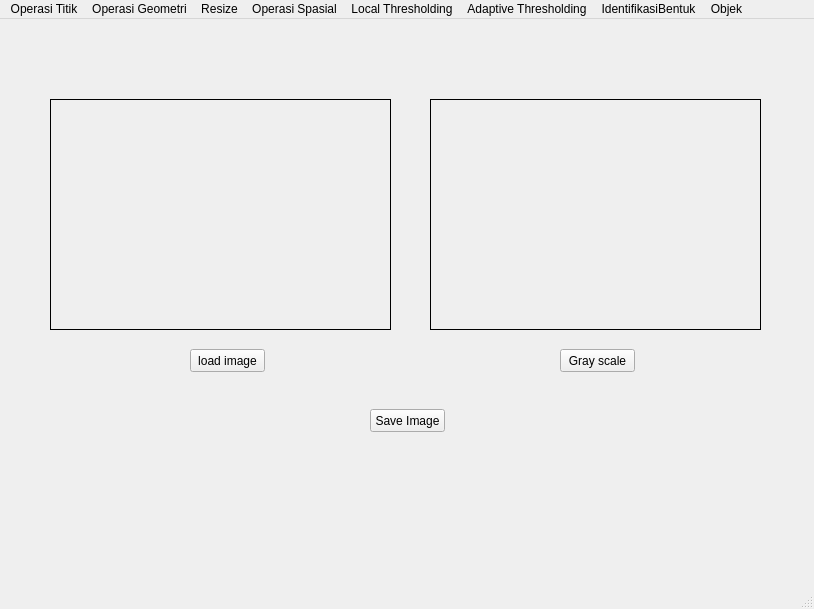
<?xml version="1.0" encoding="UTF-8"?>
<ui version="4.0">
 <class>MainWindow</class>
 <widget class="QMainWindow" name="MainWindow">
  <property name="geometry">
   <rect>
    <x>0</x>
    <y>0</y>
    <width>814</width>
    <height>609</height>
   </rect>
  </property>
  <property name="windowTitle">
   <string>MainWindow</string>
  </property>
  <widget class="QWidget" name="centralwidget">
   <widget class="QLabel" name="imgLabel">
    <property name="geometry">
     <rect>
      <x>50</x>
      <y>80</y>
      <width>341</width>
      <height>231</height>
     </rect>
    </property>
    <property name="frameShape">
     <enum>QFrame::Box</enum>
    </property>
    <property name="text">
     <string/>
    </property>
   </widget>
   <widget class="QPushButton" name="loadButton">
    <property name="geometry">
     <rect>
      <x>190</x>
      <y>330</y>
      <width>75</width>
      <height>23</height>
     </rect>
    </property>
    <property name="text">
     <string>load image</string>
    </property>
   </widget>
   <widget class="QPushButton" name="saveButton">
    <property name="geometry">
     <rect>
      <x>370</x>
      <y>390</y>
      <width>75</width>
      <height>23</height>
     </rect>
    </property>
    <property name="text">
     <string>Save Image</string>
    </property>
   </widget>
   <widget class="QPushButton" name="grayButton">
    <property name="geometry">
     <rect>
      <x>560</x>
      <y>330</y>
      <width>75</width>
      <height>23</height>
     </rect>
    </property>
    <property name="text">
     <string>Gray scale</string>
    </property>
   </widget>
   <widget class="QLabel" name="hasilLabel">
    <property name="geometry">
     <rect>
      <x>430</x>
      <y>80</y>
      <width>331</width>
      <height>231</height>
     </rect>
    </property>
    <property name="frameShape">
     <enum>QFrame::Box</enum>
    </property>
    <property name="text">
     <string/>
    </property>
   </widget>
  </widget>
  <widget class="QMenuBar" name="menubar">
   <property name="geometry">
    <rect>
     <x>0</x>
     <y>0</y>
     <width>814</width>
     <height>21</height>
    </rect>
   </property>
   <widget class="QMenu" name="menuOperasi_Titik">
    <property name="title">
     <string>Operasi Titik</string>
    </property>
    <addaction name="actionBrightness"/>
    <addaction name="actionSimple_Contrast"/>
    <addaction name="actionContrast_Stretching"/>
    <addaction name="actionNegative_Image"/>
    <addaction name="actionBiner_Image"/>
    <addaction name="actionGray_Histogram"/>
    <addaction name="actionRGB_Histogram"/>
    <addaction name="actionEqual_Histogram"/>
   </widget>
   <widget class="QMenu" name="menuOperasi_Geometri">
    <property name="title">
     <string>Operasi Geometri</string>
    </property>
    <widget class="QMenu" name="menuMenu_Rotasi">
     <property name="title">
      <string>Menu Rotasi</string>
     </property>
     <addaction name="actionRotasi_Minus_45"/>
     <addaction name="actionRotasi_45"/>
     <addaction name="actionRotasi_Minus_90"/>
     <addaction name="actionRotasi_90"/>
     <addaction name="actionRotasi_180"/>
    </widget>
    <addaction name="actionTranslasi"/>
    <addaction name="menuMenu_Rotasi"/>
   </widget>
   <widget class="QMenu" name="menuResize">
    <property name="title">
     <string>Resize</string>
    </property>
    <addaction name="actionZoom_In"/>
    <addaction name="actionZoom_Out"/>
    <addaction name="actionSkewed_Image"/>
    <addaction name="actionCrop"/>
   </widget>
   <widget class="QMenu" name="menuOperasi_Spasial">
    <property name="title">
     <string>Operasi Spasial</string>
    </property>
    <widget class="QMenu" name="menuDeteksi_Tepi">
     <property name="title">
      <string>Deteksi Tepi</string>
     </property>
     <addaction name="actionSobel"/>
     <addaction name="actionCanny"/>
    </widget>
    <widget class="QMenu" name="menuMorfologi">
     <property name="title">
      <string>Morfologi</string>
     </property>
     <addaction name="actionDilasi"/>
     <addaction name="actionErosi"/>
     <addaction name="actionOpening"/>
     <addaction name="actionClosing"/>
    </widget>
    <addaction name="actionFilter"/>
    <addaction name="actionKonfulusi"/>
    <addaction name="actionSharpening_Image"/>
    <addaction name="actionMax_Filter"/>
    <addaction name="menuDeteksi_Tepi"/>
    <addaction name="menuMorfologi"/>
   </widget>
   <widget class="QMenu" name="menuLocal_Thresholding">
    <property name="title">
     <string>Local Thresholding</string>
    </property>
    <addaction name="actionBinary"/>
    <addaction name="actionBinary_Invers"/>
    <addaction name="actionTrunc"/>
    <addaction name="actionTo_Zero"/>
    <addaction name="actionTo_Zero_Invers"/>
   </widget>
   <widget class="QMenu" name="menuAdaptive_Thresholding">
    <property name="title">
     <string>Adaptive Thresholding</string>
    </property>
    <addaction name="actionMean_Thresholding"/>
    <addaction name="actionGaussian_Thresholding"/>
    <addaction name="actionOtsu_Thresholding"/>
   </widget>
   <widget class="QMenu" name="menuIdentify_Contours">
    <property name="title">
     <string>IdentifikasiBentuk</string>
    </property>
    <addaction name="actionIdentify_Contours"/>
   </widget>
   <widget class="QMenu" name="menuObjek">
    <property name="title">
     <string>Objek</string>
    </property>
    <addaction name="actionObject_Detection"/>
   </widget>
   <addaction name="menuOperasi_Titik"/>
   <addaction name="menuOperasi_Geometri"/>
   <addaction name="menuResize"/>
   <addaction name="menuOperasi_Spasial"/>
   <addaction name="menuLocal_Thresholding"/>
   <addaction name="menuAdaptive_Thresholding"/>
   <addaction name="menuIdentify_Contours"/>
   <addaction name="menuObjek"/>
  </widget>
  <widget class="QStatusBar" name="statusbar"/>
  <action name="actionBrightness">
   <property name="text">
    <string>Brightness</string>
   </property>
  </action>
  <action name="actionSimple_Contrast">
   <property name="text">
    <string>Simple Contrast</string>
   </property>
  </action>
  <action name="actionContrast_Stretching">
   <property name="text">
    <string>Contrast Stretching</string>
   </property>
  </action>
  <action name="actionNegative_Image">
   <property name="text">
    <string>Negative Image</string>
   </property>
  </action>
  <action name="actionBiner_Image">
   <property name="text">
    <string>Biner Image</string>
   </property>
  </action>
  <action name="actionGray_Histogram">
   <property name="text">
    <string>Histogram Grayscale</string>
   </property>
  </action>
  <action name="actionRGB_Histogram">
   <property name="text">
    <string>Histogram RGB</string>
   </property>
  </action>
  <action name="actionEqual_Histogram">
   <property name="text">
    <string>Histogram Equalization</string>
   </property>
  </action>
  <action name="actionTranslasi">
   <property name="text">
    <string>Translasi</string>
   </property>
  </action>
  <action name="actionRotasi_Minus_45">
   <property name="text">
    <string>-45 derajat</string>
   </property>
  </action>
  <action name="actionRotasi_45">
   <property name="text">
    <string>45 derajat</string>
   </property>
  </action>
  <action name="actionRotasi_Minus_90">
   <property name="text">
    <string>-90 derajat</string>
   </property>
  </action>
  <action name="actionRotasi_90">
   <property name="text">
    <string>90 derajat</string>
   </property>
  </action>
  <action name="actionRotasi_180">
   <property name="text">
    <string>180 derajat</string>
   </property>
  </action>
  <action name="actionZoom_In">
   <property name="text">
    <string>Zoom In</string>
   </property>
  </action>
  <action name="actionZoom_Out">
   <property name="text">
    <string>Zoom Out</string>
   </property>
  </action>
  <action name="actionSkewed_Image">
   <property name="text">
    <string>Skewed Image</string>
   </property>
  </action>
  <action name="actionCrop">
   <property name="text">
    <string>Crop</string>
   </property>
  </action>
  <action name="actionFilter">
   <property name="text">
    <string>Filtering</string>
   </property>
  </action>
  <action name="actionKonfulusi">
   <property name="text">
    <string>Konfulusi</string>
   </property>
  </action>
  <action name="actionSharpening_Image">
   <property name="text">
    <string>Sharpening Image</string>
   </property>
  </action>
  <action name="actionMax_Filter">
   <property name="text">
    <string>Max Filter</string>
   </property>
  </action>
  <action name="actionSobel">
   <property name="text">
    <string>Sobel</string>
   </property>
  </action>
  <action name="actionCanny">
   <property name="text">
    <string>Canny</string>
   </property>
  </action>
  <action name="actionDilasi">
   <property name="text">
    <string>Dilasi</string>
   </property>
  </action>
  <action name="actionErosi">
   <property name="text">
    <string>Erosi</string>
   </property>
  </action>
  <action name="actionOpening">
   <property name="text">
    <string>Opening</string>
   </property>
  </action>
  <action name="actionClosing">
   <property name="text">
    <string>Closing</string>
   </property>
  </action>
  <action name="actionBinary">
   <property name="text">
    <string>Binary</string>
   </property>
  </action>
  <action name="actionBinary_Invers">
   <property name="text">
    <string>Binary Invers</string>
   </property>
  </action>
  <action name="actionTrunc">
   <property name="text">
    <string>Trunc</string>
   </property>
  </action>
  <action name="actionTo_Zero">
   <property name="text">
    <string>To Zero</string>
   </property>
  </action>
  <action name="actionTo_Zero_Invers">
   <property name="text">
    <string>To Zero Invers</string>
   </property>
  </action>
  <action name="actionMean_Thresholding">
   <property name="text">
    <string>Mean Thresholding</string>
   </property>
  </action>
  <action name="actionGaussian_Thresholding">
   <property name="text">
    <string>Gaussian Thresholding</string>
   </property>
  </action>
  <action name="actionOtsu_Thresholding">
   <property name="text">
    <string>Otsu Thresholding</string>
   </property>
  </action>
  <action name="actionIdentify_Contours">
   <property name="text">
    <string>Identify Contours</string>
   </property>
  </action>
  <action name="actionObject_Detection">
   <property name="text">
    <string>Object Detection</string>
   </property>
  </action>
 </widget>
 <resources/>
 <connections/>
</ui>
